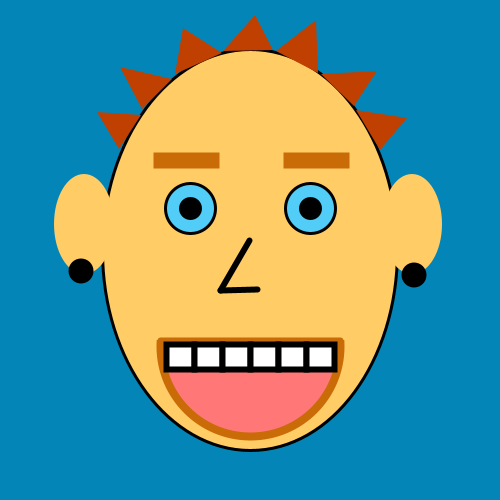
Frame 1 (no input)
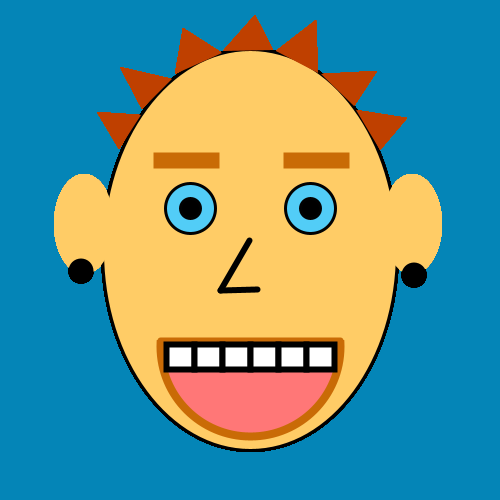
Frame 60 (the mouse pressed at the canvas centre just before this capture)
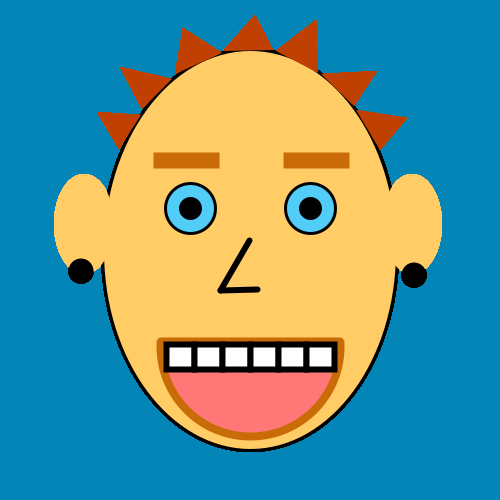
Frame 120 (the mouse held since frame 60 and released just before this capture)

The Processing sketch that drew these frames (run headless with seeded random() and noise(); from frame 60 on, the mouse is pressed at the canvas centre):

// Processing sketch: processing_116815
// ── processing_116815.pde

void setup(){
size(500,500);
background(4,133,183);
 
 
}
 
void draw(){
 
//cara
  stroke(0,0,0);
  strokeWeight(3);
  fill(255,204,102);
  ellipseMode(CENTER);
  ellipse(250,250,295,401);
  
//pelo
  noStroke();
  fill(191,64,0);
  triangle(119,149,97,112,141,115);
  triangle(142,109,120,67,172,79);
  triangle(175,74,183,28,222,53);
  triangle(223,51,255,15,273,50);
  triangle(276,51,316,20,318,73);
  triangle(321,74,377,71,354,106);
  triangle(356,110,407,118,380,150);
  
//oreja izquierda
  noStroke();
  fill(255,204,102);
  ellipse(84,224,60,100);
//pendiente izquierdo
  fill(0,0,0);  
  ellipse(81,271,25,25);
//oreja derecha  
  fill(255,204,102);
  ellipse(412,224,60,100);
//pendiente derecho  
  fill(0,0,0);
  ellipse(414,275,25,25);
  
//ojos
  stroke(2);
  fill(82,205,247);
  ellipse(190,208,50,50);
  ellipse(310,208,50,50);
  fill(0,0,0);
  ellipse(190,208,20,20);
  ellipse(310,208,20,20);

//boca
  fill(255,119,119);
  stroke(201,107,6);
  strokeWeight(8);
  ellipse(250,346,180,180); 
  noStroke();
  fill(255,204,102);
  rect(150,250,200,90); 
  stroke(201,107,6);
  strokeWeight(6);
  fill(201,107,6);
  line(160,340,340,340);

//ceja izquierda
rect(156,155,60,10);

//ceja derecha
rect(286,155,60,10); 

//dientes
  stroke(0);
  fill(#FFFFFF);
  rect(166,344,28,25);
  rect(194,344,28,25);
  rect(222,344,28,25);
  rect(250,344,28,25);
  rect(278,344,28,25);
  rect(306,344,28,25);

//nariz
  line(249,240,220,290);
  line(220,290,257,289);

}
